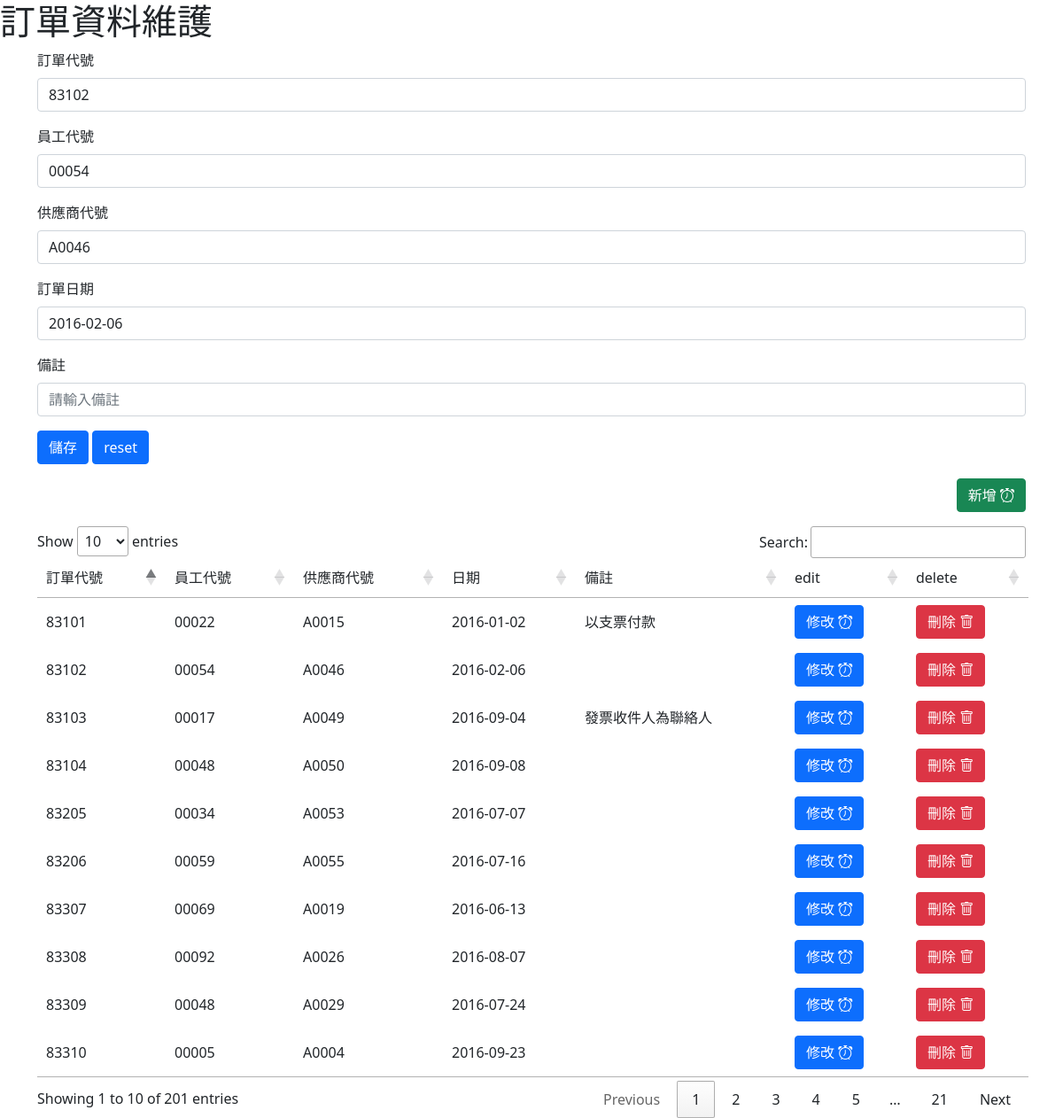
The page /salesorder.php?op=1&orderid=83102 on the database its author committed.
### tables this page shows
CREATE TABLE `salesorder` (
  `seq` int(11) NOT NULL COMMENT '序號',
  `OrderId` varchar(8) NOT NULL COMMENT '訂單編號',
  `EmpId` varchar(8) NOT NULL COMMENT '員工代號',
  `CustId` varchar(8) NOT NULL COMMENT '客戶代號',
  `OrderDate` date NOT NULL COMMENT '訂單日期',
  `Descript` varchar(100) NOT NULL COMMENT '備註'
);

### salesorder.php (the view, shortened to what this page needs)
<!doctype html>
<html lang="en">
  <head>
    <link href="https://cdn.jsdelivr.net/npm/bootstrap@5.1.3/dist/css/bootstrap.min.css" rel="stylesheet">
    <link href="https://cdn.datatables.net/1.10.16/css/jquery.dataTables.min.css" rel="stylesheet" />
    <link rel="stylesheet" href="https://cdn.jsdelivr.net/npm/bootstrap-icons@1.7.0/font/bootstrap-icons.css">
  </head>
  <body>
    <h1>訂單資料維護</h1>
    <div class="container">
  <?php
  function display_form($op,$orderid)
  {
      if ($op==3)
      {
        $orderid="";
        $empid="";
        $custid="";
        $orderdate="";
        $descript="";
        $op=4;
      }
      else
      {
              include("connectdb.php");
              $sql = "SELECT orderid,empid,custid,orderdate,descript FROM salesorder where orderid='$orderid'";
              $result =$connect->query($sql);
              if ($row = $result->fetch_assoc()) {
                  $orderid=$row['orderid'];
                  $empid=$row['empid'];
                  $custid=$row['custid'];
                  $orderdate=$row['orderdate'];
                  $descript=$row['descript'];
              }
                $op=2;
      }
      echo "<form action=salesorder.php method=post>";
      echo "<input type=hidden name=op value=$op>";
      echo "<div class='mb-3'>
              <label for='exampleFormControlInput1' class='form-label'>訂單代號</label>
              <input type='text' class='form-control' name=orderid id='orderid' placeholder='請輸入訂單代號' value=$orderid>
            </div>
            <div class='mb-3'>
              <label for='exampleFormControlInput1' class='form-label'>員工代號</label>
              <input type='text' class='form-control' name=empid id='empid' placeholder='請輸入員工代號' value=$empid>
            </div>
            <div class='mb-3'>
              <label for='exampleFormControlInput1' class='form-label'>供應商代號</label>
              <input type='text' class='form-control' name=custid id='custid' placeholder='請輸入供應商代號' value=$custid>
            </div>
            <div class='mb-3'>
              <label for='exampleFormControlInput1' class='form-label'>訂單日期</label>
              <input type='text' class='form-control' name=orderdate id='orderdate' placeholder='請輸入訂單日期' value=$orderdate>
            </div>
            <div class='mb-3'>
              <label for='exampleFormControlInput1' class='form-label'>備註</label>
              <input type='text' class='form-control' name=descript id='descript' placeholder='請輸入備註' value=$descript>
            </div>";
      echo " <div class='col-auto'>
              <button type='submit' class='btn btn-primary mb-3'>儲存</button>
              <button type='reset' class='btn btn-primary mb-3'>reset</button>
            </div>";
      echo "</form>";
  }
    if(isset($_REQUEST['op']))
    {
      $op=$_REQUEST['op'];
      switch ($op)
      {
        case 1:
              $orderid=$_REQUEST['orderid'];
               display_form($op,$orderid);
              break;
      }
    }
  ?>
    <p align=right>
    <a href=salesorder.php?op=3><button type='button' class='btn btn-success'>新增 <i class='bi bi-alarm'></i></button></a>  </p>
    <table class="example">
  	<thead>
  		<tr>
  			<td> 訂單代號</td>
             <td>員工代號</td>
             <td>供應商代號</td>
             <td>日期</td>
             <td>備註</td>
             <td> edit</td>
             <td> delete</td>
  		</tr>
  	</thead>
  	<tbody>
    <?php
    include("connectdb.php");
    $sql = "SELECT orderid,empid,custid,orderdate,descript FROM salesorder";
    $result =$connect->query($sql);
    while ($row = $result->fetch_assoc()) {
        $orderid=$row['orderid'];
                  $empid=$row['empid'];
                  $custid=$row['custid'];
                  $orderdate=$row['orderdate'];
                  $descript=$row['descript'];
        echo "<tr><TD>$orderid<td> $empid<TD>$custid<TD>$orderdate<TD>$descript";
        echo "<TD><a href=salesorder.php?op=1&orderid=$orderid><button type='button' class='btn btn-primary'>修改 <i class='bi bi-alarm'></i></button></a>";
        echo "<TD><a href=\"javascript:if(confirm('確實要刪除[$orderid]嗎?'))location='salesorder.php?orderid=$orderid&op=5'\"><button type='button' class='btn btn-danger'>刪除 <i class='bi bi-trash'></i></button>";
    }
    ?>
</tbody>
  </table>
  </div>
  </body>
</html>

### rows shown on the page
salesorder: orderid "83102", empid "00054", custid "A0046", orderdate "2016-02-06", OrderId "83102", EmpId "00054", CustId "A0046", OrderDate "2016-02-06"
salesorder: OrderId "83101", EmpId "00022", CustId "A0015", OrderDate "2016-01-02", Descript "以支票付款"
salesorder: OrderId "83103", EmpId "00017", CustId "A0049", OrderDate "2016-09-04", Descript "發票收件人為聯絡人"
salesorder: OrderId "83104", EmpId "00048", CustId "A0050", OrderDate "2016-09-08"
salesorder: OrderId "83205", EmpId "00034", CustId "A0053", OrderDate "2016-07-07"
salesorder: OrderId "83206", EmpId "00059", CustId "A0055", OrderDate "2016-07-16"
salesorder: OrderId "83307", EmpId "00069", CustId "A0019", OrderDate "2016-06-13"
salesorder: OrderId "83308", EmpId "00092", CustId "A0026", OrderDate "2016-08-07"
salesorder: OrderId "83309", EmpId "00048", CustId "A0029", OrderDate "2016-07-24"
salesorder: OrderId "83310", EmpId "00005", CustId "A0004", OrderDate "2016-09-23"
